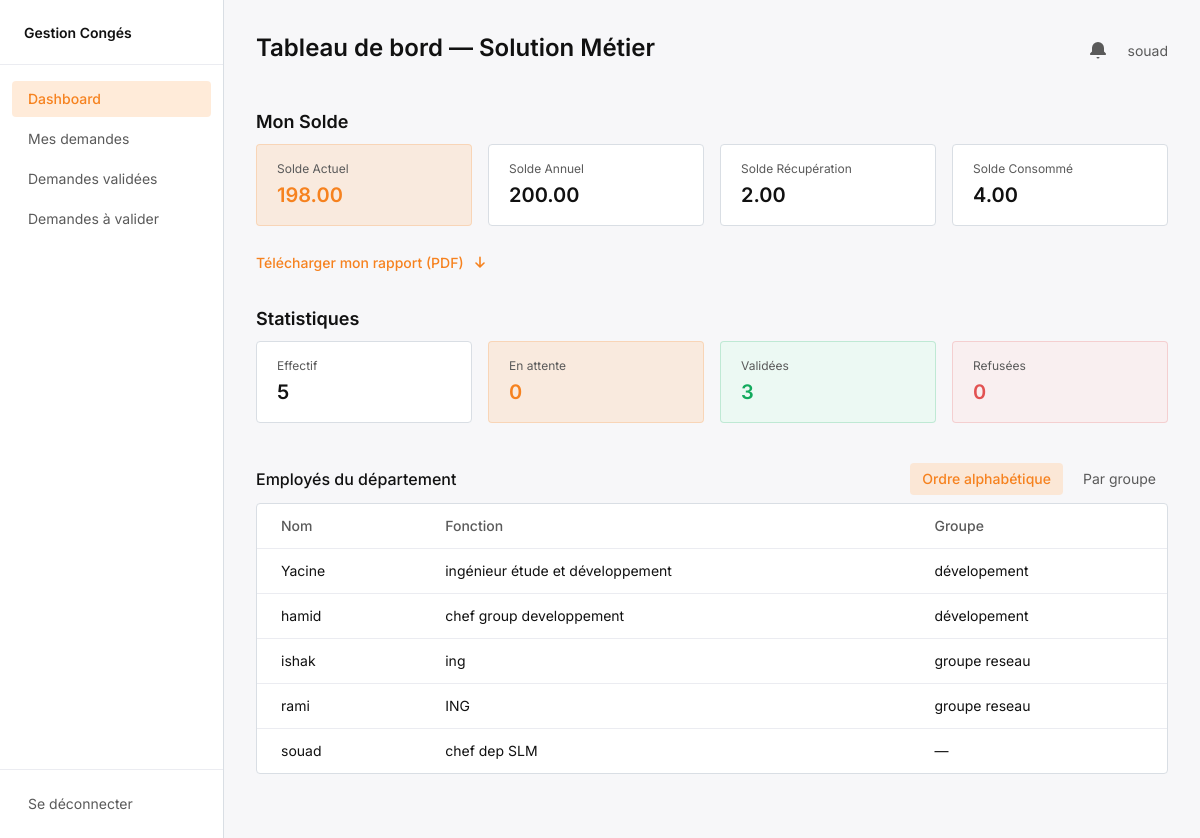
Page /dashboard/ (signed in) on the earlier database version.
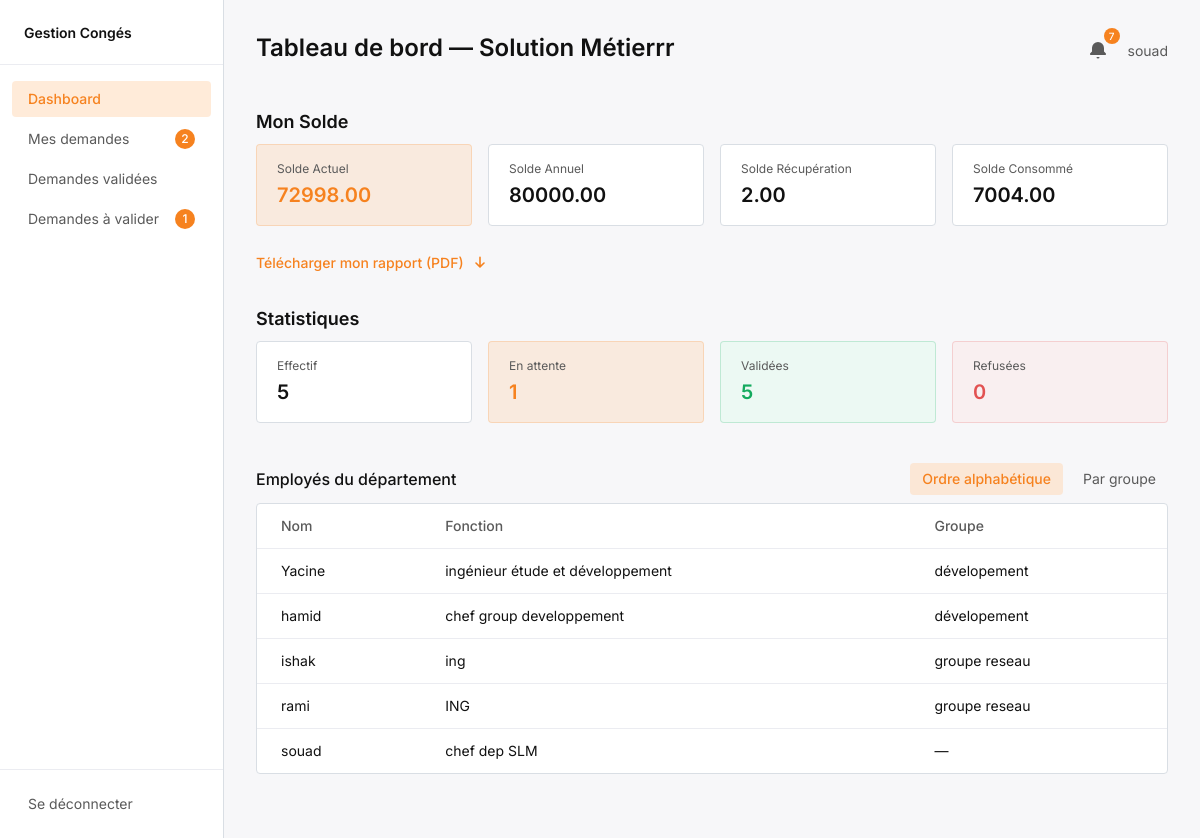
Same page on the later database version.
### conges/models.py (models this page shows, shortened)
class Departement(models.Model):
    nom_de_departement= models.CharField(max_length=30)
    direction= models.ForeignKey(
     Direction,
     on_delete=models.CASCADE,
     related_name='dep'
    )
    Chef_de_departement=  models.ForeignKey(
        Employe,
        on_delete=models.SET_NULL,
        null=True,
        blank=True,
        related_name='chef_de_departemenet')

class Solde(models.Model):
        employe=models.OneToOneField(
          Employe,
          on_delete=models.CASCADE,
          related_name='solde'
        )
        solde_annuel = models.DecimalField(max_digits=10, decimal_places=2)
        solde_recuperation = models.DecimalField(max_digits=10,decimal_places=2)
        solde_consomme = models.DecimalField(max_digits=10, decimal_places=2)
        jours_consommes = models.DecimalField(max_digits=6, decimal_places=0, default=0)
        @property
        def solde_actuel(self):
           return self.solde_annuel + self.solde_recuperation - self.solde_consomme

### conges/views.py (the view)
# urls.py: path('dashboard/', views.dashboard, name='dashboard'),
@login_required
def dashboard(request):
    employe = getattr(request.user, 'employe', None)
    if not employe:
        messages.error(request, "Aucun profil employé associé à ce compte.")
        return redirect('home')
    role = employe.get_role()
    if role == 'DRH':
        return drh_dashboard(request)
    elif role == 'DIR':
        return directeur_dashboard(request)
    elif role == 'CD':
        return chef_dashboard(request)
    else:
        messages.error(request, "Aucun tableau de bord disponible pour votre rôle.")
        return redirect('home')

### conges/context_processors.py (called while the page is built)
def employe_hierarchie(request):
    employe = getattr(request.user, 'employe', None) if request.user.is_authenticated else None
    return {
        'hierarchie': employe.get_hierarchie() if employe else None
    }

### conges/decoraters.py (called while the page is built)
def role_required(*allowed_roles): # hed el fonction hiya li tedi the roles name
    def decorator(view_func): # hed el fonction hiya el actual view ou wesh yban for each role
        def wrapper(request, *args, **kwargs): # function hiya li it runs a chaque fois user yvisiti kesh page w tkoun protected by log_required
            employe= getattr(request.user, 'employe', None)  # hadi get attrubute tae el employe, ida makash don't crash, medli none berk
            role=employe.get_role() if employe else None # kifkif mdli role we use only if else psq endna deja employe
            if role not in allowed_roles:
                messages.error(request, "you don't have acces to this page")
                return redirect('home')
            return view_func(request, *args, **kwargs)
        return wrapper
    return decorator

### conges/models.py (called while the page is built)
    def get_role(self):
        employe_role=self.role.first()
        return employe_role.role.name if employe_role else None

### conges/templates/conges/chef_dashboard.html (shortened to what the changed rows need)
{% extends 'conges/base.html' %}
{% block content %}
<div class="flex min-h-screen">
    {% include 'conges/_sidebar.html' %}
    <main class="flex-1 px-8 py-8">
        <div class="flex items-start justify-between mb-8">
            <h1 class="text-2xl font-semibold">Tableau de bord — {{ departement.nom_de_departement }}</h1>
            <div class="flex items-center gap-3">
    {% include 'conges/_notif_bell.html' %}
    {% include 'conges/_employe_info.html' %}
</div>
        </div>
<h2 class="py-2 text-lg font-semibold">Mon Solde</h2>
        {% if solde %}
<div class="grid grid-cols-4 gap-4 mb-6">
    <div class="bg-primary-pale/30 border border-primary/20 rounded px-5 py-4">
        <p class="text-xs text-neutral-400 mb-1">Solde Actuel</p>
        <p class="text-xl font-semibold text-primary">{{ solde.solde_actuel }}</p>
    </div>
    <div class="bg-white border border-neutral-200 rounded px-5 py-4">
        <p class="text-xs text-neutral-400 mb-1">Solde Annuel</p>
        <p class="text-xl font-semibold">{{ solde.solde_annuel }}</p>
    </div>
    <div class="bg-white border border-neutral-200 rounded px-5 py-4">
        <p class="text-xs text-neutral-400 mb-1">Solde Récupération</p>
        <p class="text-xl font-semibold">{{ solde.solde_recuperation }}</p>
    </div>
    <div class="bg-white border border-neutral-200 rounded px-5 py-4">
        <p class="text-xs text-neutral-400 mb-1">Solde Consommé</p>
        <p class="text-xl font-semibold">{{ solde.solde_consomme }}</p>
    </div>
</div>
<a href="{% url 'rapport_solde_historique' %}"
   class="inline-flex items-center gap-2 mb-6 text-sm font-medium text-primary hover:text-primary-light transition-colors">
    Télécharger mon rapport (PDF)
    <svg xmlns="http://www.w3.org/2000/svg" class="w-4 h-4" viewBox="0 0 20 20" fill="currentColor">
        <path fill-rule="evenodd" d="M10 2a1 1 0 011 1v9.586l3.293-3.293a1 1 0 111.414 1.414l-5 5a1 1 0 01-1.414 0l-5-5a1 1 0 111.414-1.414L9 12.586V3a1 1 0 011-1z" clip-rule="evenodd" />
    </svg>
</a>
{% endif %}
 <h2 class="py-2 text-lg font-semibold">Statistiques</h2>
        <div class="grid grid-cols-4 gap-4 mb-8">
            <div class="bg-primary-pale/30 border border-primary/20 rounded px-5 py-4">
                <p class="text-xs text-neutral-400 mb-1">En attente</p>
                <p class="text-xl font-semibold text-primary">{{ stats.en_attente }}</p>
            </div>
            <div class="bg-success-pale/40 border border-success/20 rounded px-5 py-4">
                <p class="text-xs text-neutral-400 mb-1">Validées</p>
                <p class="text-xl font-semibold text-success">{{ stats.validees }}</p>
            </div>
        </div>
<div class="flex items-center justify-between py-2">
    <h2 class="font-medium">Employés du département</h2>
</div>        <div class="bg-white border border-neutral-200 rounded overflow-hidden mb-8">
            {% if employes %}
            <table class="w-full text-sm">
                <thead>
                   <tr class="text-left text-neutral-400 border-b border-neutral-100">
                   <th class="px-6 py-3 font-medium">Nom</th>
                   <th class="px-6 py-3 font-medium">Fonction</th>
                   <th class="px-6 py-3 font-medium">Groupe</th>
                   </tr>
                </thead>
            </table>
            {% else %}
            <p class="px-6 py-8 text-center text-sm text-neutral-400">Aucun employé trouvé.</p>
            {% endif %}
        </div>
    </main>
</div>
{% endblock %}

Differences in the rows shown:
changed Departement: nom_de_departement "Solution Métier" → "Solution Métierrr"
changed Solde: solde_actuel "198.00" → "72998.00"; solde_annuel "200.00" → "80000.00"; solde_consomme "4.00" → "7004.00"
Other differences:
{{ mes_demandes_count }}: (not shown) → "2"
{{ a_valider_count }}: (not shown) → "1"
{{ notifications_non_lues }}: (not shown) → "7"
{{ stats.en_attente }}: "0" → "1"
{{ stats.validees }}: "3" → "5"
